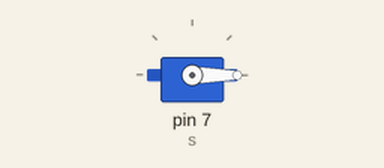
A sketch run on a simulated Arduino Uno, built with avr-gcc and run on an emulated ATmega328P. Parts: servo.

Above: at 0.05 s.
At 4.25 s:
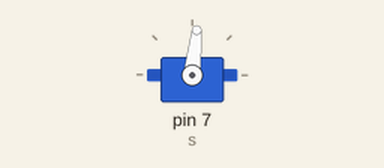
At 8.55 s:
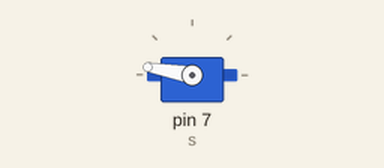
At 17.05 s:
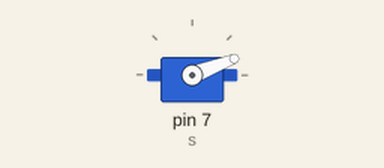
Timing chart, 0 to 23.6 s (numbered marks = the images above):
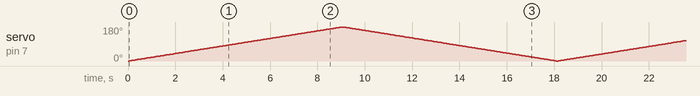

The sketch:

servo.ino
```cpp
#include <Servo.h>
Servo s;


void setup() {
  s.attach(7);

  // put your setup code here, to run once:

}

void loop() {

  for(int i=0; i<=180;i+=1){
    s.write(i);
    delay(50);
   }
   for (int i=180; i>=0; i-=1){
    s.write(i);
    delay(50);
    }

  // put your main code here, to run repeatedly:

}
```
